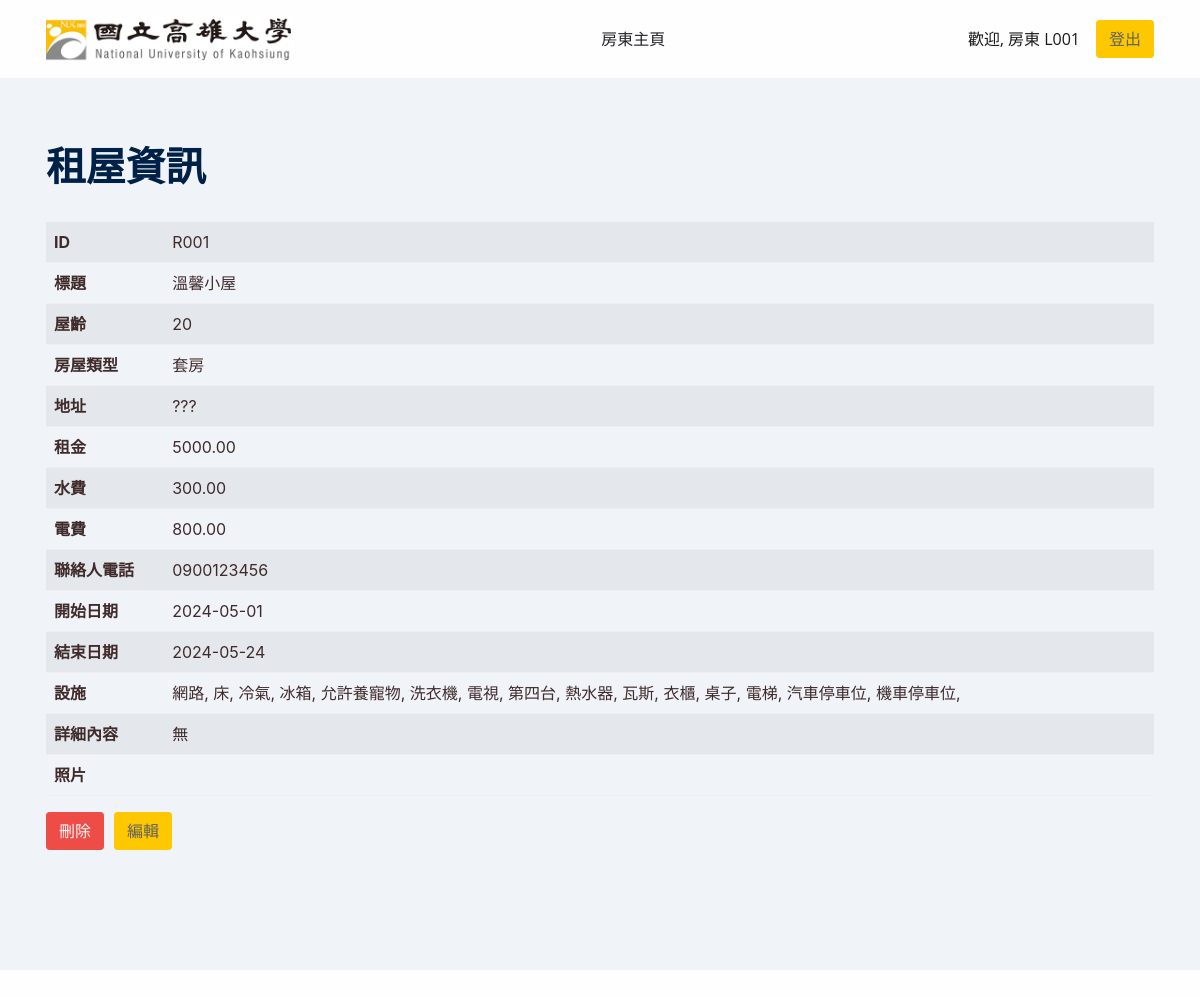
The app's page /sams/RS/rentInformationDetail.php?InformationID=R001 (signed in) with its own data.
### tables this page shows
CREATE TABLE `rentalinformation` (
  `InformationID` varchar(255) NOT NULL,
  `RentTitle` varchar(255) NOT NULL,
  `Username` varchar(255) NOT NULL,
  `Age` int(11) DEFAULT NULL,
  `Type` varchar(50) DEFAULT NULL,
  `Address` varchar(100) NOT NULL,
  `Rent` decimal(10,2) NOT NULL,
  `WaterFee` decimal(10,2) DEFAULT NULL,
  `ElectricityFee` decimal(10,2) DEFAULT NULL,
  `ContactPerson` varchar(50) NOT NULL,
  `Photo` varchar(200) DEFAULT NULL,
  `StartDate` date NOT NULL,
  `EndDate` date DEFAULT NULL,
  `Internet` tinyint(1) DEFAULT NULL,
  `Bed` tinyint(1) DEFAULT NULL,
  `AirConditioner` tinyint(1) DEFAULT NULL,
  `Refrigerator` tinyint(1) DEFAULT NULL,
  `PetAllowed` tinyint(1) DEFAULT NULL,
  `WashingMachine` tinyint(1) DEFAULT NULL,
  `TV` tinyint(1) DEFAULT NULL,
  `CableTV` tinyint(1) DEFAULT NULL,
  `WaterHeater` tinyint(1) DEFAULT NULL,
  `Gas` tinyint(1) DEFAULT NULL,
  `Wardrobe` tinyint(1) DEFAULT NULL,
  `Desk` tinyint(1) DEFAULT NULL,
  `Elevator` tinyint(1) DEFAULT NULL,
  `CarParkingSpace` tinyint(1) DEFAULT NULL,
  `MotorbikeParkingSpace` tinyint(1) DEFAULT NULL,
  `Detail` text DEFAULT NULL,
  `Review` varchar(255) NOT NULL
);

### sams/RS/rentInformationDetail.php (the view, shortened to what this page needs)
<?php
$permissionLevel = $_SESSION['permissionLevel'];
$username = $_SESSION['username'];
?>
<!DOCTYPE html>
<html lang="en-US" dir="ltr">
<head>
    <link href="static/css/theme.min.css" rel="stylesheet">
</head>
<body>
    <main class="main" id="top">
        <nav class="navbar navbar-expand-lg navbar-light sticky-top py-3 d-block"
            data-navbar-on-scroll="data-navbar-on-scroll">
            <div class="container"><a class="navbar-brand" href="landlordPage.php"><img src="static/picture/nuk.png" height="45"
                        alt="logo"></a>
                <div class="collapse navbar-collapse border-top border-lg-0 mt-4 mt-lg-0" id="navbarSupportedContent">
                    <ul class="navbar-nav ms-auto pt-2 pt-lg-0 font-base">
                        <li class="nav-item px-2"><a class="nav-link active" aria-current="page" href="landlordPage.php">房東主頁</a></li>
                    </ul>
                    <ul class="navbar-nav ms-auto">
                        <li class="nav-item">
                            <a class="nav-link" href="#">歡迎, <?php echo htmlspecialchars($permissionLevel); ?> <?php echo htmlspecialchars($username); ?></a>
                        </li>
                    </ul>
                    <div id="userStatus" class="ms-lg-2">
                        <a class="btn btn-primary" href=" ../system/logout.php" role="button">登出</a>
                    </div>
                </div>
            </div>
        </nav>
        <section class="pt-6 bg-600" id="home">
            <div class="container">
                <h1 class="fw-bold font-sans-serif">租屋資訊</h1>
                <br>
                <table class="table caption-top table-striped">
                    <tbody>
                        <?php
                        $informationID = $_GET['InformationID'];
                        require_once 'db_connect.php';
                        $stmt = $conn->prepare("SELECT * FROM rentalinformation WHERE InformationID = ?");
                        $stmt->bind_param("s", $informationID);
                        $stmt->execute();
                        $result = $stmt->get_result();
                        if ($result->num_rows > 0) {
                            while ($row = $result->fetch_assoc()) {
                                echo "<tr><th>ID</th><td>" . $row["InformationID"] . "</td></tr>";
                                echo "<tr><th>標題</th><td>" . $row["RentTitle"] . "</td></tr>";
                                echo "<tr><th>屋齡</th><td>" . $row["Age"] . "</td></tr>";
                                echo "<tr><th>房屋類型</th><td>" . $row["Type"] . "</td></tr>";
                                echo "<tr><th>地址</th><td>" . $row["Address"] . "</td></tr>";
                                echo "<tr><th>租金</th><td>" . $row["Rent"] . "</td></tr>";
                                echo "<tr><th>水費</th><td>" . $row["WaterFee"] . "</td></tr>";
                                echo "<tr><th>電費</th><td>" . $row["ElectricityFee"] . "</td></tr>";
                                echo "<tr><th>聯絡人電話</th><td>" . $row["ContactPerson"] . "</td></tr>";
                                echo "<tr><th>開始日期</th><td>" . $row["StartDate"] . "</td></tr>";
                                echo "<tr><th>結束日期</th><td>" . $row["EndDate"] . "</td></tr>";
                                echo "<tr><th>設施</th><td>";
                                echo $row["Internet"] ? "網路, " : "";
                                echo $row["Bed"] ? "床, " : "";
                                echo $row["AirConditioner"] ? "冷氣, " : "";
                                echo $row["Refrigerator"] ? "冰箱, " : "";
                                echo $row["PetAllowed"] ? "允許養寵物, " : "";
                                echo $row["WashingMachine"] ? "洗衣機, " : "";
                                echo $row["TV"] ? "電視, " : "";
                                echo $row["CableTV"] ? "第四台, " : "";
                                echo $row["WaterHeater"] ? "熱水器, " : "";
                                echo $row["Gas"] ? "瓦斯, " : "";
                                echo $row["Wardrobe"] ? "衣櫃, " : "";
                                echo $row["Desk"] ? "桌子, " : "";
                                echo $row["Elevator"] ? "電梯, " : "";
                                echo $row["CarParkingSpace"] ? "汽車停車位, " : "";
                                echo $row["MotorbikeParkingSpace"] ? "機車停車位, " : "";
                                echo "<tr><th>詳細內容</th><td>" . $row["Detail"] . "</td></tr>";
                                echo "</td></tr>";
                            }
                            echo "<tr><th>照片</th><td>";
                            echo "</td></tr>";
                        } else {
                            echo "<p>未找到 ID 為 $informationID 的租屋資訊。</p>";
                        }
                        ?>
                    </tbody>
                </table>
                <?php
                echo "<a class=\"btn btn-danger\" style=\"margin-right: 10px;\" href='rentInformationDelete.php?InformationID=" . $informationID . "'>刪除</a>";
                echo "<a class=\"btn btn-primary\" href='rentInformationEdit.php?InformationID=" . $informationID . "'>編輯</a>";
                ?>
            </div>
        </section>
        <section>
        </section>
    </main>
    <link href="static/css/css2.css" rel="stylesheet">
</body>
</html>

### records on screen
rentalinformation: InformationID "R001", RentTitle "溫馨小屋", Age "20", Type "套房", Address "???", Rent "5000.00", WaterFee "300.00", ElectricityFee "800.00", ContactPerson "0900123456", StartDate "2024-05-01", EndDate "2024-05-24", Internet "網路,", Bed "床,", AirConditioner "冷氣,", Refrigerator "冰箱,", PetAllowed "允許養寵物,", WashingMachine "洗衣機,", TV "電視,", CableTV "第四台,", WaterHeater "熱水器,", Gas "瓦斯,", Wardrobe "衣櫃,", Desk "桌子,", Elevator "電梯,", CarParkingSpace "汽車停車位,", MotorbikeParkingSpace "機車停車位,", Detail "無"

### other values on screen
$permissionLevel "房東"
$username "L001"
